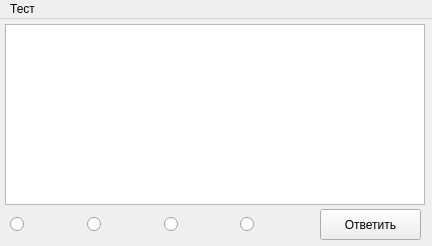
<?xml version="1.0" encoding="UTF-8"?>
<ui version="4.0">
 <class>MainWindow</class>
 <widget class="QMainWindow" name="MainWindow">
  <property name="geometry">
   <rect>
    <x>0</x>
    <y>0</y>
    <width>432</width>
    <height>246</height>
   </rect>
  </property>
  <property name="sizePolicy">
   <sizepolicy hsizetype="Fixed" vsizetype="Fixed">
    <horstretch>0</horstretch>
    <verstretch>0</verstretch>
   </sizepolicy>
  </property>
  <property name="windowTitle">
   <string>MainWindow</string>
  </property>
  <property name="windowOpacity">
   <double>1.000000000000000</double>
  </property>
  <widget class="QWidget" name="centralwidget">
   <property name="sizePolicy">
    <sizepolicy hsizetype="Fixed" vsizetype="Fixed">
     <horstretch>0</horstretch>
     <verstretch>0</verstretch>
    </sizepolicy>
   </property>
   <widget class="QWidget" name="horizontalLayoutWidget">
    <property name="geometry">
     <rect>
      <x>0</x>
      <y>190</y>
      <width>311</width>
      <height>31</height>
     </rect>
    </property>
    <layout class="QHBoxLayout" name="horizontalLayout">
     <property name="leftMargin">
      <number>10</number>
     </property>
     <item>
      <widget class="QRadioButton" name="answ4">
       <property name="text">
        <string/>
       </property>
      </widget>
     </item>
     <item>
      <widget class="QRadioButton" name="answ3">
       <property name="text">
        <string/>
       </property>
      </widget>
     </item>
     <item>
      <widget class="QRadioButton" name="answ1">
       <property name="text">
        <string/>
       </property>
      </widget>
     </item>
     <item>
      <widget class="QRadioButton" name="answ2">
       <property name="text">
        <string/>
       </property>
      </widget>
     </item>
    </layout>
   </widget>
   <widget class="QTextEdit" name="answrEdit">
    <property name="geometry">
     <rect>
      <x>5</x>
      <y>5</y>
      <width>420</width>
      <height>181</height>
     </rect>
    </property>
   </widget>
   <widget class="QPushButton" name="submit">
    <property name="geometry">
     <rect>
      <x>320</x>
      <y>190</y>
      <width>101</width>
      <height>31</height>
     </rect>
    </property>
    <property name="text">
     <string>Ответить</string>
    </property>
   </widget>
  </widget>
  <widget class="QMenuBar" name="menubar">
   <property name="enabled">
    <bool>true</bool>
   </property>
   <property name="geometry">
    <rect>
     <x>0</x>
     <y>0</y>
     <width>432</width>
     <height>22</height>
    </rect>
   </property>
   <widget class="QMenu" name="menu">
    <property name="title">
     <string>Тест</string>
    </property>
    <widget class="QMenu" name="menu_questions">
     <property name="title">
      <string>Вопросы</string>
     </property>
     <addaction name="add"/>
     <addaction name="del"/>
    </widget>
    <addaction name="start"/>
    <addaction name="statistic"/>
    <addaction name="menu_questions"/>
   </widget>
   <addaction name="menu"/>
  </widget>
  <action name="start">
   <property name="text">
    <string>Начать</string>
   </property>
  </action>
  <action name="statistic">
   <property name="text">
    <string>Посмотеть статистику</string>
   </property>
  </action>
  <action name="add">
   <property name="text">
    <string>Добавить</string>
   </property>
  </action>
  <action name="del">
   <property name="text">
    <string>Удалить</string>
   </property>
  </action>
 </widget>
 <resources/>
 <connections/>
</ui>
